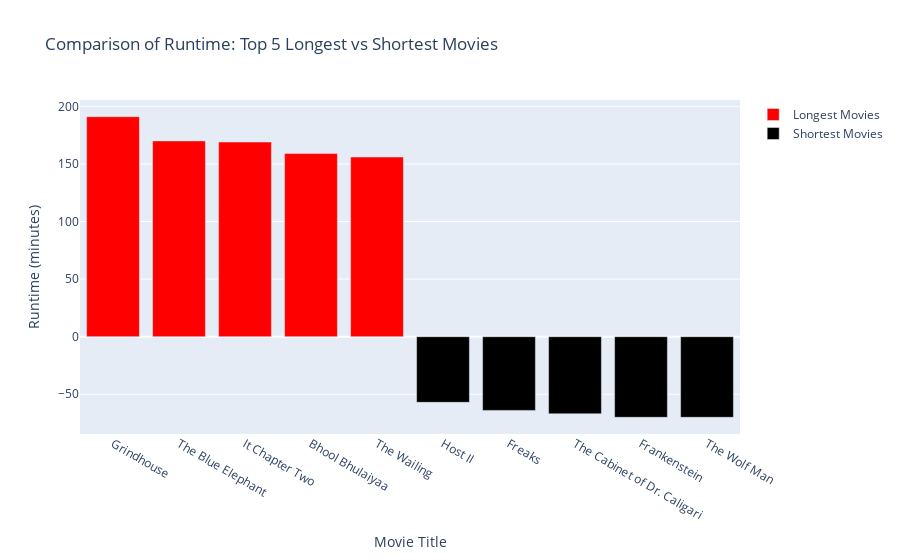

Source (notebook cell):
### Code cell
import plotly.graph_objects as go

# Get the top 5 longest and shortest movies
top_longest_movies = movies.nlargest(5, 'Runtime')
top_shortest_movies = movies.nsmallest(5, 'Runtime')

# Combine the longest and shortest movies into a single DataFrame
combined_movies = top_longest_movies.append(top_shortest_movies)

# Create the grouped bar chart
fig = go.Figure(data=[
    go.Bar(
        name='Longest Movies',
        x=top_longest_movies['Movie Title'],
        y=top_longest_movies['Runtime'],
        marker_color='red'
    ),
    go.Bar(
        name='Shortest Movies',
        x=top_shortest_movies['Movie Title'],
        y=-top_shortest_movies['Runtime'],
        marker_color='black'
    )
])

fig.update_layout(
    barmode='group',
    title='Comparison of Runtime: Top 5 Longest vs Shortest Movies',
    xaxis_title='Movie Title',
    yaxis_title='Runtime (minutes)',
    showlegend=True
)

fig.show()

### Figure 1 — Plotly figure (JSON) as saved in the notebook; plotly's stock layout.template omitted (floating-point values rounded to 4 significant figures)
{"data": [{"marker": {"color": "red"}, "name": "Longest Movies", "type": "bar", "x": ["Grindhouse", "The Blue Elephant", "It Chapter Two", "Bhool Bhulaiyaa", "The Wailing"], "y": [191, 170, 169, 159, 156]}, {"marker": {"color": "black"}, "name": "Shortest Movies", "type": "bar", "x": ["Host II", "Freaks", "The Cabinet of Dr. Caligari", "Frankenstein", "The Wolf Man"], "y": [-57, -64, -67, -70, -70]}], "layout": {"barmode": "group", "showlegend": true, "title": {"text": "Comparison of Runtime: Top 5 Longest vs Shortest Movies"}, "xaxis": {"title": {"text": "Movie Title"}}, "yaxis": {"title": {"text": "Runtime (minutes)"}}}}
